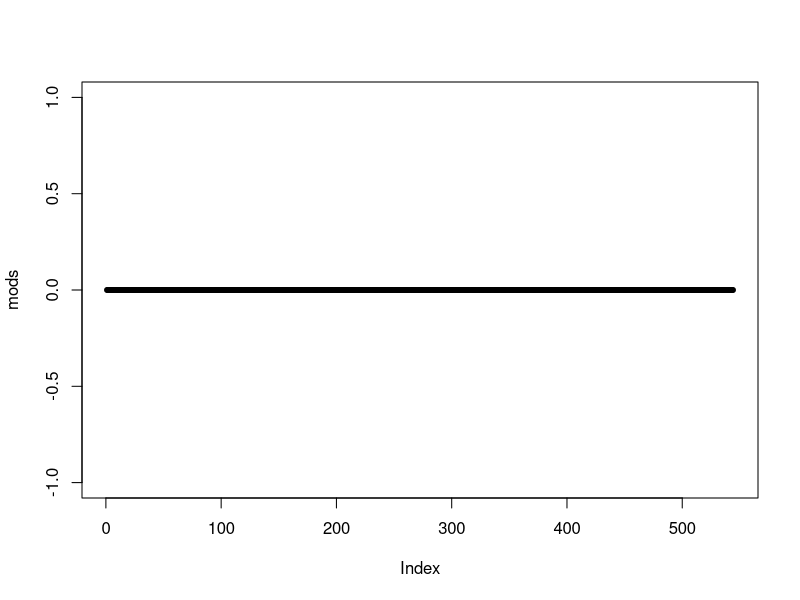

Source code (R): (Note: this script raises an error after producing the figure.)
library(igraph)
## generate 2 networks
g1 <- watts.strogatz.game(1, size = 100, nei = 5, p = 0.05)
g2 <- barabasi.game(50, p = 2, directed = FALSE)

## Merging the graphs and simplifying them
g <- graph.union(g1,g2)
g <- simplify(g)

## Using Grivan-Newman algorithm we find if there are any communities
## first checking edge betweenness, merges etc
ebc <- edge.betweenness.community(g, directed = FALSE)

mods <- sapply(0:ecount(g),function(i){
        g2 <- delete.edges(g, ebc$removed.edges[seq(length = i)])
        cl <- clusters(g)$membership
        modularity(g,cl)
})
plot(mods, pch = 20)
g2 <- delete.edges(g, ebc$removed.edges[seq(length = which.max(mods) - 1)])
V(g)$color = clusters(g2)$membership

g$layout <- layout.fruchterman.reingold()
plot(g, vetex.label = NA)

## Using fastgreedy community algorithm
cfg <- fastgreedy.community(g)
g <- simplify(g)
plot(cfg,g)
## custom cluster
plot(structure(list(membership=cutat(cfg, 3)), class="communities"), g , vertex.label = NA)

